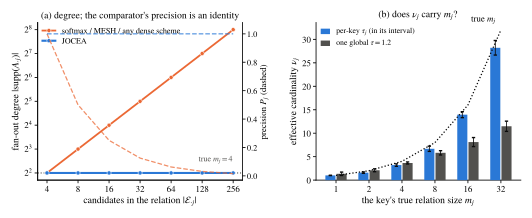

Reproduce this figure in Python.
"""
E1, the replication probe, rebuilt for the two-step selective form.

WHAT CHANGED AND WHY.  In the two-step form the fan-out capacity is *inherited*:
step 1 fixes the column at standard attention's mass and step 2 re-shapes only the
exclusive set, conserving its quota.  So fan-out MASS is no longer the bounded
quantity and a mass sweep is the wrong instrument -- an earlier version of this
figure measured mass and would have shown MarSea tracking softmax.  What the
mechanism bounds is fan-out DEGREE: how many queries key j actually reaches
inside its relation.  Both panels measure that instead.

Panel (a): the exclusive set GROWS.  |E_.j| candidates compete for key j and only
m_j of them are true.  Query-local schemes with non-negative weights must reach
all of them (Cor. 2, cardinality half): softmax's support is |E_.j| and its
precision m_j/|E_.j|, an identity, not a tendency (Prop. 14).  MarSea's support is
m_j at every |E_.j|, because tau_j from Thm. 2's interval terminates the tail.
This is the claim the paper lives on and it involves no n.

Panel (b): does the statistic the exclusivity head reads carry the answer?
tau_j must land so that k*(tau_j) = m_j, and nu_j = ||p_.j||_2^-2 is a smooth
estimate of exactly that, so tau^K reads it.  Whether nu_j tracks the true m_j is
NOT an identity -- it depends on tau_j and on the score column -- so it is
measurable.  Under a per-key tau_j inside its interval it tracks; under one global
tau it saturates, which is Cor. 3 in training-free form and the reason a
uniform-exclusivity null cannot supply the head with a usable input.

numpy + matplotlib.  Deterministic.
        python3 v1_probe.py            # writes v1_probe.pdf, prints the table
"""
import numpy as np
import matplotlib
matplotlib.use("Agg")
import matplotlib.pyplot as plt

SEEDS = 12
MJ    = 4                       # the true relation size, held fixed
SIZES = np.array([4, 8, 16, 32, 64, 128, 256])      # |E_.j|, the candidate set
TAU_G = 1.2                     # the single global exclusivity used as the null in (b)


def sparsemax(z):
    z = np.asarray(z, float); u = np.sort(z)[::-1]; c = np.cumsum(u) - 1.0
    k = np.arange(1, len(z) + 1); cond = u - c / k > 0; r = k[cond][-1]
    return np.maximum(z - c[cond][-1] / r, 0.0)


def interval(s, T, m):
    """Thm. 2's sharp endpoints on the index set s is drawn over."""
    smin = min(s[i] for i in T)
    W = float(sum(s[i] - smin for i in T))
    out = [s[i] for i in range(len(s)) if i not in T]
    delta = smin - (max(out) if out else -1.0)
    lo = 1.0 / (W + m * delta)
    hi = (1.0 / W) if W > 0 else np.inf
    return lo, hi, delta


# ------------------------------------------------- panel (a): degree vs |E_.j|
rows = {k: np.zeros((SEEDS, len(SIZES))) for k in
        ["MarSea, support size", "MarSea, precision",
         "softmax, support size", "softmax, precision"]}
for sd in range(SEEDS):
    rng = np.random.default_rng(400 + sd)
    for a, n in enumerate(SIZES):
        s = rng.uniform(0, 1, size=n) * 0.9         # plausible distractors
        s[:MJ] = 1.0 + rng.random(MJ)               # the m_j true members
        T = set(range(MJ))
        lo, hi, _ = interval(s, T, MJ)
        tau = lo + 0.5 * (min(hi, lo * 20.0) - lo)  # tau_j inside Thm. 2's interval
        S = set(np.nonzero(sparsemax(tau * s))[0].tolist())
        rows["MarSea, support size"][sd, a] = len(S)
        rows["MarSea, precision"][sd, a] = len(S & T) / len(S)
        rows["softmax, support size"][sd, a] = n     # full support, every temperature
        rows["softmax, precision"][sd, a] = MJ / n

print(f"panel (a): m_j = {MJ} fixed, the candidate set |E_.j| grows "
      f"({SEEDS} seeds)\n")
print(f"{'|E_.j|':>8}{'MarSea |S|':>12}{'MarSea P_j':>12}{'softmax |S|':>14}{'softmax P_j':>13}")
for a, n in enumerate(SIZES):
    print(f"{n:>8}{rows['MarSea, support size'].mean(0)[a]:>12.2f}"
          f"{rows['MarSea, precision'].mean(0)[a]:>12.3f}"
          f"{rows['softmax, support size'].mean(0)[a]:>14.0f}"
          f"{rows['softmax, precision'].mean(0)[a]:>13.3f}")
slope = np.polyfit(SIZES, rows["MarSea, support size"].mean(0), 1)[0]
print(f"\n   MarSea support-size slope in |E_.j|: {slope:+.4f}   (softmax's is +1.0000)")

# --------------------------- panel (b): does nu_j carry the relation's size?
mjs = np.array([1, 2, 4, 8, 16, 32])
NQ = int(mjs.sum())
KEYS = ["per-key $\\tau_j$ (in its interval)", f"one global $\\tau={TAU_G}$"]
panel_b = {k: np.zeros((SEEDS, len(mjs))) for k in KEYS}
n_bad = 0                                   # columns where the draw violated Assumption 2
for sd in range(SEEDS):
    rng = np.random.default_rng(2000 + sd)
    S = 0.6 * rng.normal(size=(NQ, len(mjs)))
    o = 0
    for b, mj in enumerate(mjs):
        S[o:o + mj, b] = 2.0 + 0.25 * rng.random(mj); o += mj
    o = 0
    for b, mj in enumerate(mjs):
        T = set(range(o, o + mj)); o += mj
        col = S[:, b]
        lo, hi, delta = interval(col, T, mj)
        if delta <= 0:                      # Assumption 2 fails on this column: no valid interval,
            n_bad += 1                      # and lo can be NEGATIVE.  Redraw rather than report it.
            col = S[:, b] = np.where(np.isin(np.arange(NQ), list(T)), col, np.minimum(col, 1.9))
            lo, hi, delta = interval(col, T, mj)
        for k, tau in [(KEYS[0], lo + 0.5 * (min(hi, lo * 20) - lo)), (KEYS[1], TAU_G)]:
            p = sparsemax(tau * col)
            panel_b[k][sd, b] = 1.0 / np.sum(p ** 2)      # nu_j = ||p||_2^-2
print(f"\npanel (b), n_q = {NQ}, true m_j = {list(mjs)}  "
      f"({n_bad} of {SEEDS*len(mjs)} columns violated Assn. 2 on the first draw and were re-clipped):")
for k in KEYS:
    print(f"   nu_j  {k:<34s} " + "  ".join(f"{x:6.2f}" for x in panel_b[k].mean(0)))

# ----------------------------------------------------------------- the figure
ACC, OR, NEUT = "#2a78d6", "#eb6834", "#52514e"
plt.rcParams.update({
    "font.family": "serif", "font.serif": ["TeX Gyre Termes", "DejaVu Serif"],
    "mathtext.fontset": "stix", "font.size": 7,
    "axes.linewidth": 0.6, "xtick.major.width": 0.6, "ytick.major.width": 0.6,
    "xtick.major.size": 2.2, "ytick.major.size": 2.2, "pdf.fonttype": 42,
})
fig, (ax, bx) = plt.subplots(1, 2, figsize=(5.2, 2.05))

ax.plot(SIZES, rows["softmax, support size"].mean(0), "-", color=OR, lw=1.3,
        marker="o", ms=3.0, mec="white", mew=0.4, label="softmax / MESH / any dense scheme")
ax.plot(SIZES, rows["MarSea, support size"].mean(0), "-", color=ACC, lw=1.5,
        marker="o", ms=3.0, mec="white", mew=0.4, label="MarSea")
ax.axhline(MJ, color=NEUT, ls=":", lw=0.8, zorder=1)
ax.text(SIZES[-1], MJ * 1.35, f"true $m_j={MJ}$", fontsize=5.8, color=NEUT, ha="right")
ax.set_xscale("log", base=2); ax.set_yscale("log", base=2)
ax.set_xticks(SIZES); ax.set_xticklabels([str(v) for v in SIZES])
ax.set_xlabel("candidates in the relation $|\\mathcal{E}_{\\cdot j}|$", fontsize=7, labelpad=1.5)
ax.set_ylabel("fan-out degree $|\\mathrm{supp}(A_{\\cdot j})|$", fontsize=7, labelpad=1.5)
ax.set_title("(a) degree; the comparator's precision is an identity", fontsize=7, pad=3)
ax.legend(fontsize=5.8, frameon=False, loc="upper left", handlelength=1.6,
          labelspacing=0.3, borderpad=0.1)
for sp in ("top", "right"): ax.spines[sp].set_visible(False)
ax.tick_params(labelsize=6.4, pad=1.5)
axt = ax.twinx()
axt.plot(SIZES, rows["softmax, precision"].mean(0), "--", color=OR, lw=0.9, alpha=0.75)
axt.plot(SIZES, rows["MarSea, precision"].mean(0), "--", color=ACC, lw=0.9, alpha=0.75)
axt.set_ylim(-0.03, 1.08); axt.set_ylabel("precision $P_j$ (dashed)", fontsize=6.4, labelpad=1.5)
axt.tick_params(labelsize=6.0, pad=1.0); axt.spines["top"].set_visible(False)

w = 0.34; xs = np.arange(len(mjs))
for a, k in enumerate(KEYS):
    v = panel_b[k]
    bx.bar(xs + (a - 0.5) * w, v.mean(0), w * 0.9, color=(ACC if a == 0 else NEUT),
           linewidth=0, zorder=3, label=k, yerr=v.std(0),
           error_kw=dict(lw=0.6, ecolor="#0b0b0b", capsize=1.2))
bx.plot(xs, mjs, "k:", lw=0.9, zorder=4)
bx.text(len(mjs) - 1.15, mjs[-1] * 1.03, "true $m_j$", fontsize=6.4, ha="right", va="bottom")
bx.set_xticks(xs); bx.set_xticklabels([str(v) for v in mjs])
bx.set_xlabel("the key's true relation size $m_j$", fontsize=7, labelpad=1.5)
bx.set_ylabel("effective cardinality $\\nu_j$", fontsize=7, labelpad=1.5)
bx.set_title("(b) does $\\nu_j$ carry $m_j$?", fontsize=7, pad=3)
bx.legend(fontsize=5.6, frameon=False, loc="upper left", handlelength=1.2,
          labelspacing=0.28, borderpad=0.1)
for sp in ("top", "right"): bx.spines[sp].set_visible(False)
bx.tick_params(labelsize=6.4, pad=1.5)

fig.tight_layout(pad=0.2, w_pad=1.4)
fig.savefig("v1_probe.pdf", bbox_inches="tight")
print("\n-> v1_probe.pdf")
